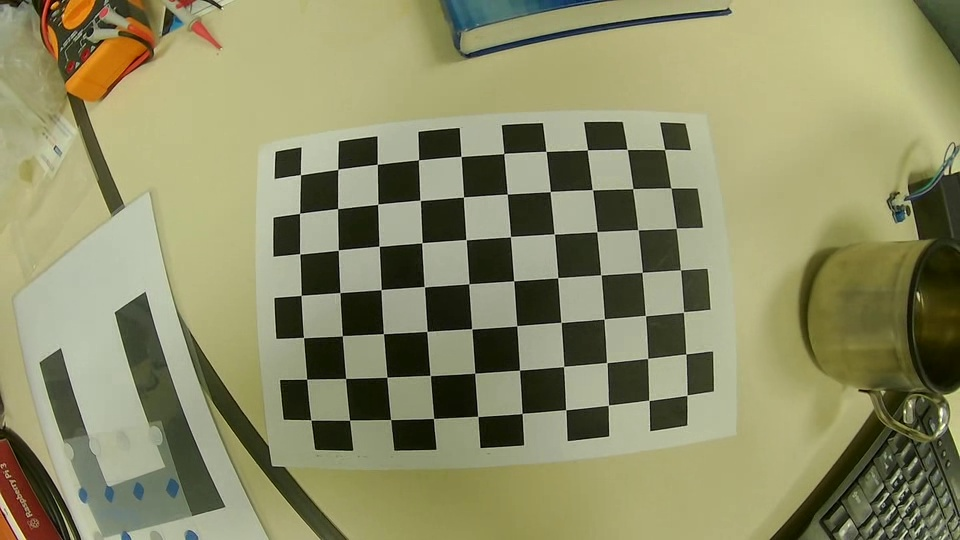
#> input picture data/real/ISAW/frame_13.jpg, 960 x 540 px, found by its file name; its folder holds 4 pictures in this run
$ python cali.py
#> lines starting #> are read from the running program, lines starting #| are printed output that depends on the picture; long printed decimals are rounded
import json
import os
import argparse
import numpy as np
import cv2 as cv
import glob
import pandas as pd


class CameraCalibration:
    def __init__(self, img_path, config_file='cfgs/config.json') -> None:
        self.img_path = img_path
        self.config_file = config_file
        self.config = self.get_default_config()

        # Project model for BC
        self.proj_model_BC          = {}
        self.proj_model_BC['P1']    = cv.CALIB_FIX_ASPECT_RATIO + cv.CALIB_FIX_PRINCIPAL_POINT
        self.proj_model_BC['P2']    = cv.CALIB_FIX_PRINCIPAL_POINT
        self.proj_model_BC['P3']    = cv.CALIB_FIX_ASPECT_RATIO

        # Projection model for KB
        self.proj_model_KB          = {}
        self.proj_model_KB['P2']    = cv.fisheye.CALIB_FIX_PRINCIPAL_POINT

        # Distortion model
        self.dist_model             = {}
        self.dist_model['BC0']      = cv.CALIB_FIX_K1 + cv.CALIB_FIX_K2 + cv.CALIB_FIX_K3  + cv.CALIB_ZERO_TANGENT_DIST
        self.dist_model['BC1']      = cv.CALIB_FIX_K2 + cv.CALIB_FIX_K3  + cv.CALIB_ZERO_TANGENT_DIST
        self.dist_model['BC2']      = cv.CALIB_FIX_K3  + cv.CALIB_ZERO_TANGENT_DIST
        self.dist_model['BC4']      = cv.CALIB_FIX_K3
        self.dist_model['KB0']      = cv.fisheye.CALIB_FIX_K1 + cv.fisheye.CALIB_FIX_K2  + cv.fisheye.CALIB_FIX_K3 + cv.fisheye.CALIB_FIX_K4
        self.dist_model['KB1']      = cv.fisheye.CALIB_FIX_K2 + cv.fisheye.CALIB_FIX_K3 + cv.fisheye.CALIB_FIX_K4
        self.dist_model['KB2']      = cv.fisheye.CALIB_FIX_K3 + cv.fisheye.CALIB_FIX_K4

        # Try to load the configuration user defined
        try:
            with open(config_file, 'r') as f:
                config = json.load(f)
                self.config.update(config)
        except FileNotFoundError:
            print('Model selection will use the default configuration')

    @staticmethod
    def get_default_config():
        config = {}

        config['proj_model_BC'] = ['P1', 'P2', 'P3', 'P4']
        config['dist_model_BC'] = ['BC0', 'BC1', 'BC2', 'BC4']
        config['proj_model_KB'] = ['P2', 'P4']
        config['dist_model_KB'] = ['KB0', 'KB1', 'KB2']
        return config

    def generate_obj_pts(self, board_pattern, img_pts):

        obj_pts = [[c, r, 0] for r in range(board_pattern[1]) for c in range(board_pattern[0])]
        obj_pts = [np.array(obj_pts, dtype=np.float32)] * len(img_pts)  # Must be 'np.float32'
        row, col = obj_pts[0].shape

        return [x.reshape(row, 1, col) for x in obj_pts]

    def load_img(self):
        # All image formats
        image_extensions = ['.png', '.jpg', '.jpeg', '.bmp', '.gif', '.tiff', '.webp', '.jp2']

        # Filter all image files
        all_files = [os.path.join(self.img_path, file) for file in os.listdir(self.img_path)
                    if os.path.splitext(file)[1].lower() in image_extensions]
        sorted_files = sorted(all_files)
        # Read
        imgs = []
        img_name = []
        imgs = [cv.imread(file) for file in sorted_files]
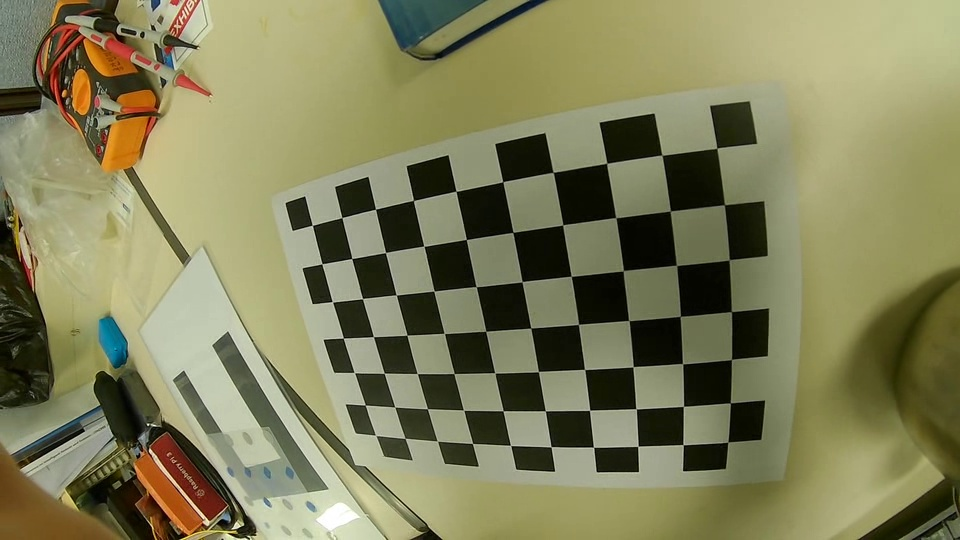
#> input picture data/real/ISAW/frame_18.jpg, 960 x 540 px, found by its file name
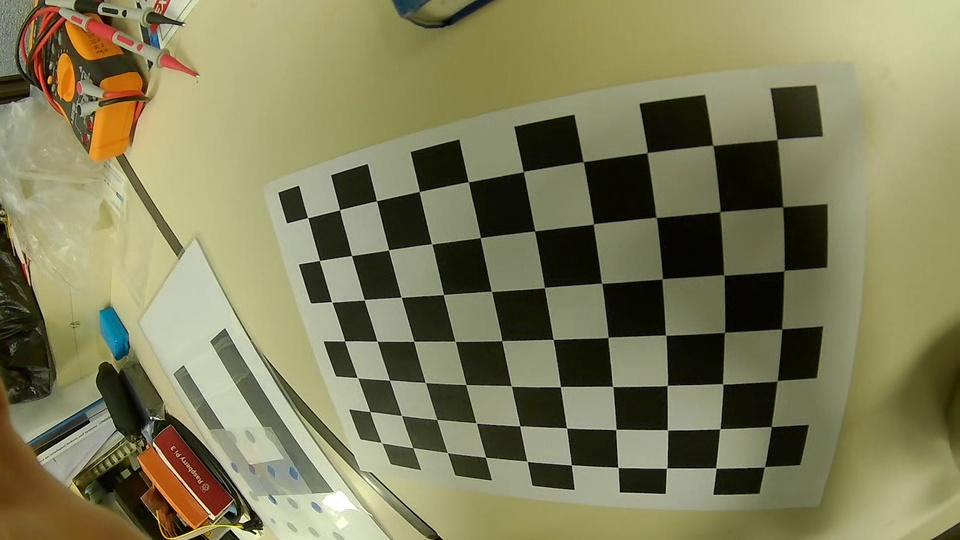
#> input picture data/real/ISAW/frame_25.jpg, 960 x 540 px, found by its file name
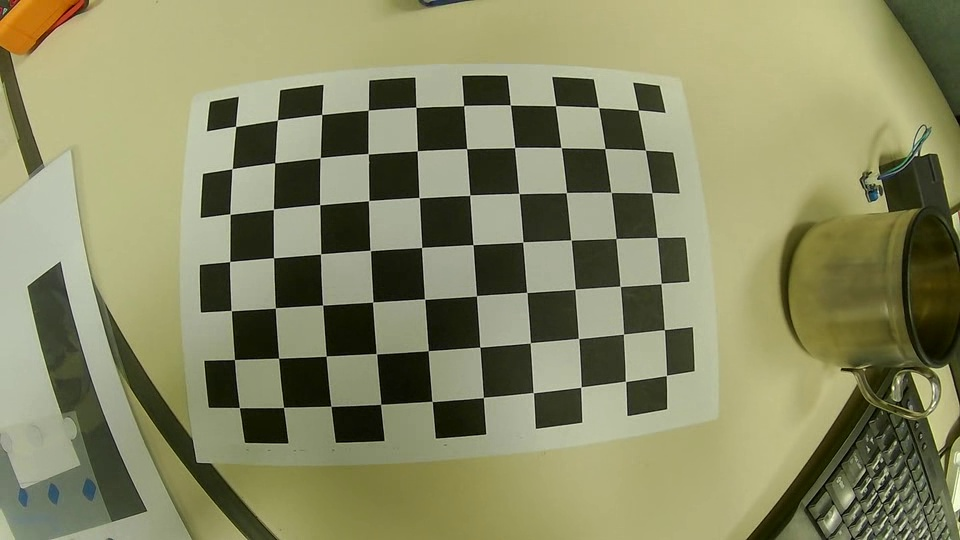
#> input picture data/real/ISAW/frame_26.jpg, 960 x 540 px, found by its file name
#> imgs = 4 items
        img_name = [os.path.basename(file) for file in sorted_files]

        return imgs, img_name

    def find_chessboard_corners(self, imgs, board_pattern):
        """
            Finds the 2D corner points of a chessboard pattern in the provided images.

            Args:
                imgs (list): List of images in which to find the chessboard corners.
                board_pattern (tuple): Number of internal corners per chessboard row and column.

            Returns:
                tuple: A tuple containing the list of found image points and the image shape.

            Raises:
            ValueError: If no chessboard corners are found in any of the images.
        """
        img_points = []
        for img in imgs:
            gray = cv.cvtColor(img, cv.COLOR_BGR2GRAY)
            complete, pts = cv.findChessboardCorners(gray, board_pattern)
            if complete:
                criteria = (cv.TERM_CRITERIA_EPS + cv.TERM_CRITERIA_MAX_ITER, 30, 0.001)
                corners = cv.cornerSubPix(gray, pts, (11, 11), (-1, -1), criteria)
                img_points.append(corners)
        if not img_points:
            raise ValueError("No chessboard corners found in any of the images.")

        return img_points, gray.shape

    def make_cali_flag(self, intrinsic_type, dist_type):
        KB_flag = cv.fisheye.CALIB_RECOMPUTE_EXTRINSIC + cv.fisheye.CALIB_FIX_SKEW

        if dist_type.startswith('BC'):
            if intrinsic_type == 'P4':
                return self.dist_model[dist_type]
            else:
                return self.proj_model_BC[intrinsic_type] + self.dist_model[dist_type]
        else:
            if intrinsic_type == 'P4':
                return KB_flag + self.dist_model[dist_type]
            else:
                return KB_flag + self.proj_model_KB[intrinsic_type] + self.dist_model[dist_type]

    def calibrate(self, obj_pts, img_pts, img_size, dist_type, flags, K=None, dist_coef=None):
        if dist_type.startswith('BC'):
            return cv.calibrateCamera(obj_pts, img_pts, img_size[::-1], cameraMatrix=K, distCoeffs=dist_coef, flags=flags)
        else:
            try:
                return cv.fisheye.calibrate(obj_pts, img_pts, img_size[::-1], K=K, D=dist_coef, flags=flags)
            except:
                flags -= cv.fisheye.CALIB_RECOMPUTE_EXTRINSIC
                print(dist_type)
                print(flags)
                return cv.fisheye.calibrate(obj_pts, img_pts, img_size[::-1], K=K, D=dist_coef, flags=flags)

    # [57 lines left out: functions cal_rmse_for_models, find_reproject_points, model_wise_rmse, find_reproj_error, estimate_pose, not called in this run]


if __name__ == '__main__':
    img_file = 'data/real/ISAW'
    config_file = 'cfgs/config.json'
    chess_pattern = (10, 7)

    # [8 lines of commented-out code are left out]
    intrinsic_type = 'P4'
    dist_type = 'KB2'
    cali = CameraCalibration(img_file, config_file)
    flags = cali.make_cali_flag(intrinsic_type, dist_type)

    imgs, img_name = cali.load_img()
#> imgs = 4 items; img_name = ['frame_13.jpg', 'frame_18.jpg', 'frame_25.jpg', 'frame_26.jpg']
    img_pts, img_size = cali.find_chessboard_corners(imgs, chess_pattern)
#> the loop in find_chessboard_corners, `for img in imgs:` made 4 passes
#> pass 1, in find_chessboard_corners, `gray = cv.cvtColor(img, cv.COLOR_BGR2GRAY)`:
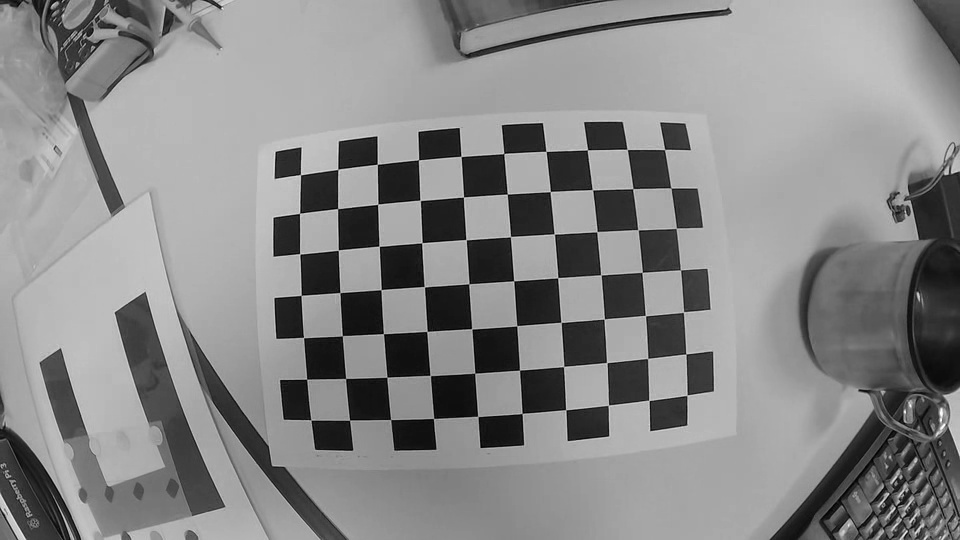
#> gray: shape (540, 960); min 1, max 252, mean 135.8
#> pass 2, in find_chessboard_corners, `gray = cv.cvtColor(img, cv.COLOR_BGR2GRAY)`:
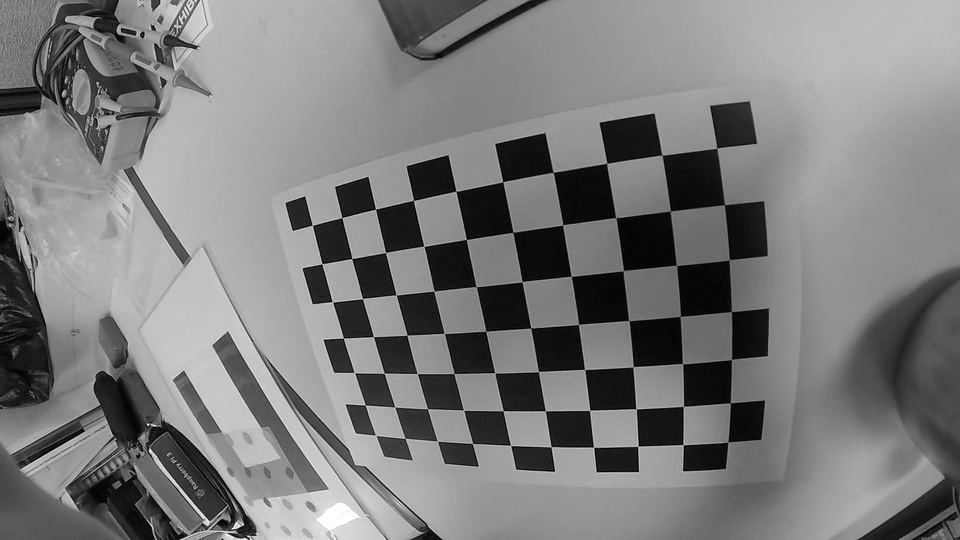
#> gray: shape (540, 960); min 0, max 255, mean 123.3
#> pass 3, in find_chessboard_corners, `gray = cv.cvtColor(img, cv.COLOR_BGR2GRAY)`:
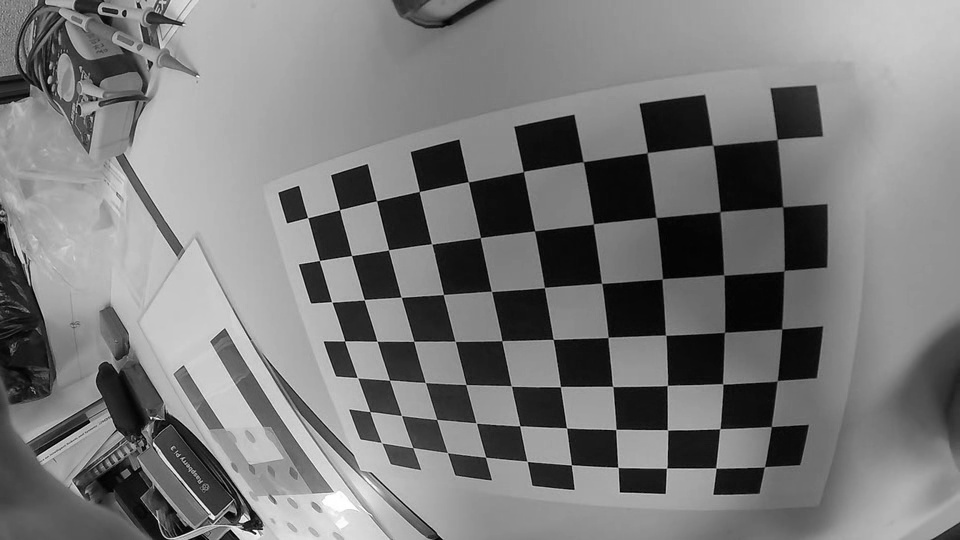
#> gray: shape (540, 960); min 0, max 255, mean 121.8
#> after the loop in find_chessboard_corners, `for img in imgs:`:
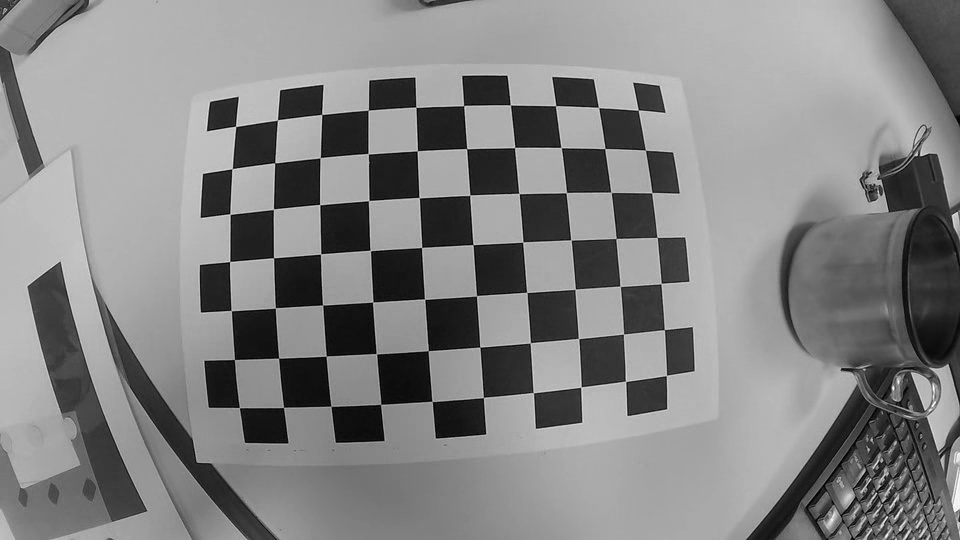
#> gray: shape (540, 960); min 1, max 252, mean 131.7
#> after the loop in find_chessboard_corners, `for img in imgs:`: img_points = 4 items
#> img_pts = 4 items; img_size = (540, 960)
    obj_pts = cali.generate_obj_pts(chess_pattern, img_pts)
#> in generate_obj_pts, `obj_pts = [np.array(obj_pts, dtype=np.float32)] * len(img_pts)  # Must..`: obj_pts = 4 items
#> obj_pts = 4 items

    rms, K, dist_coef, rvecs, tvecs= cali.calibrate(obj_pts, img_pts, img_size, dist_type=dist_type, flags=flags)
#> rms = 0.214; K = [[432.2, 0, 478.3], [0, 430.7, 287.9], [0, 0, 1]]; dist_coef = [0.017, 0.00948, 0, 0]; rvecs = ([-0.0542, 0.0252, -0.0663], [0.274, 0.397, -0.156], [0.33, 0.436, -0.143], [-0.0505, -0.101, -0.0646]); tvecs = ([-4.4, -2.81, 9.86], [-4.09, -1.55, 10.07], [-3.76, -1.56, 8.97], [-5.27, -3.53, 8.02])
    print('K = ', K)
#| K =  [[432.151   0.         478.270]
#|  [  0.         430.660 287.886]
#|  [  0.           0.           1.        ]]
    print('rms = ', rms)
#| rms =  0.214
    # [19 lines of commented-out code are left out]
